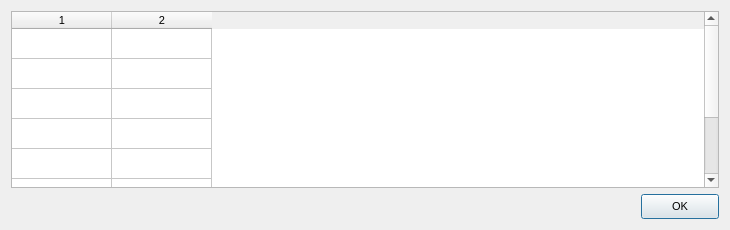
<?xml version="1.0" encoding="UTF-8"?>
<ui version="4.0">
 <class>DialogPEDebug</class>
 <widget class="QDialog" name="DialogPEDebug">
  <property name="windowModality">
   <enum>Qt::ApplicationModal</enum>
  </property>
  <property name="geometry">
   <rect>
    <x>0</x>
    <y>0</y>
    <width>730</width>
    <height>230</height>
   </rect>
  </property>
  <property name="minimumSize">
   <size>
    <width>730</width>
    <height>230</height>
   </size>
  </property>
  <property name="maximumSize">
   <size>
    <width>730</width>
    <height>230</height>
   </size>
  </property>
  <property name="font">
   <font>
    <pointsize>8</pointsize>
    <weight>50</weight>
    <bold>false</bold>
   </font>
  </property>
  <property name="windowTitle">
   <string>Debug</string>
  </property>
  <layout class="QVBoxLayout" name="verticalLayout">
   <item>
    <widget class="QTableWidgetX" name="tableWidgetDebug">
     <property name="font">
      <font>
       <pointsize>8</pointsize>
       <weight>50</weight>
       <bold>false</bold>
      </font>
     </property>
     <property name="contextMenuPolicy">
      <enum>Qt::CustomContextMenu</enum>
     </property>
     <property name="editTriggers">
      <set>QAbstractItemView::NoEditTriggers</set>
     </property>
     <property name="selectionMode">
      <enum>QAbstractItemView::SingleSelection</enum>
     </property>
     <property name="selectionBehavior">
      <enum>QAbstractItemView::SelectItems</enum>
     </property>
     <property name="rowCount">
      <number>8</number>
     </property>
     <property name="columnCount">
      <number>2</number>
     </property>
     <attribute name="horizontalHeaderVisible">
      <bool>true</bool>
     </attribute>
     <attribute name="verticalHeaderVisible">
      <bool>false</bool>
     </attribute>
     <row/>
     <row/>
     <row/>
     <row/>
     <row/>
     <row/>
     <row/>
     <row/>
     <column/>
     <column/>
    </widget>
   </item>
   <item>
    <layout class="QHBoxLayout" name="horizontalLayout">
     <item>
      <spacer name="horizontalSpacer_9">
       <property name="orientation">
        <enum>Qt::Horizontal</enum>
       </property>
       <property name="sizeHint" stdset="0">
        <size>
         <width>50</width>
         <height>20</height>
        </size>
       </property>
      </spacer>
     </item>
     <item>
      <widget class="QPushButtonX" name="pushButtonOK">
       <property name="minimumSize">
        <size>
         <width>78</width>
         <height>25</height>
        </size>
       </property>
       <property name="maximumSize">
        <size>
         <width>78</width>
         <height>25</height>
        </size>
       </property>
       <property name="text">
        <string>OK</string>
       </property>
      </widget>
     </item>
    </layout>
   </item>
  </layout>
 </widget>
 <customwidgets>
  <customwidget>
   <class>QPushButtonX</class>
   <extends>QPushButton</extends>
   <header>qpushbuttonx.h</header>
  </customwidget>
  <customwidget>
   <class>QTableWidgetX</class>
   <extends>QTableWidget</extends>
   <header>qtablewidgetx.h</header>
  </customwidget>
 </customwidgets>
 <resources/>
 <connections/>
</ui>
